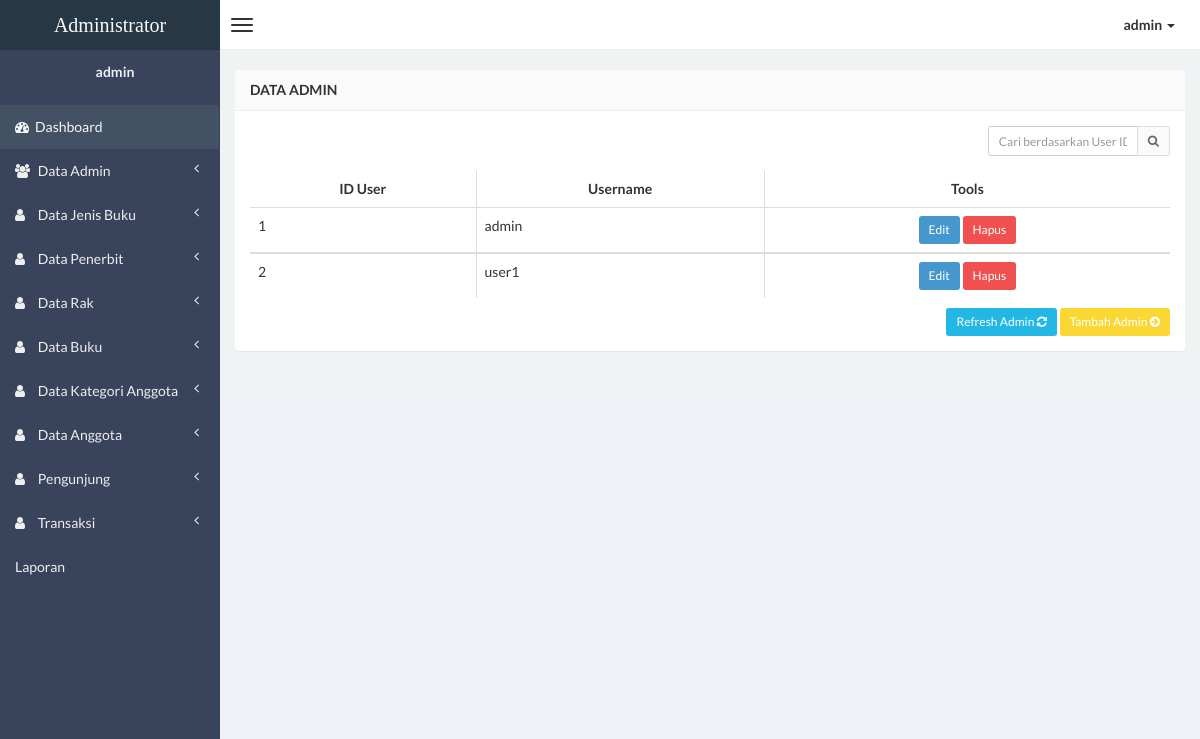
Screenshot of /admin/admin.php (signed in) with the database file from the repository.
### tables this page shows
CREATE TABLE IF NOT EXISTS `tbl_user` (
`id` int(11) NOT NULL,
  `username` varchar(20) DEFAULT NULL,
  `password` varchar(20) DEFAULT NULL,
  `status` varchar(20) DEFAULT NULL
);

### admin/admin.php (the view, shortened to what this page needs)
<?php
if (empty($_SESSION['username'])){
	header('location:../index.php');
} else {
?>
<!DOCTYPE html>
<html>
<head>
    <link href="css/bootstrap.min.css" rel="stylesheet" type="text/css" />
    <link href="css/font-awesome.min.css" rel="stylesheet" type="text/css" />
    <link href="css/ionicons.min.css" rel="stylesheet" type="text/css" />
    <link href="css/morris/morris.css" rel="stylesheet" type="text/css" />
    <link href="css/jvectormap/jquery-jvectormap-1.2.2.css" rel="stylesheet" type="text/css" />
    <link href="css/datepicker/datepicker3.css" rel="stylesheet" type="text/css" />
    <link href="css/daterangepicker/daterangepicker-bs3.css" rel="stylesheet" type="text/css" />
    <link href="css/iCheck/all.css" rel="stylesheet" type="text/css" />
    <link href="css/style.css" rel="stylesheet" type="text/css" />
      </head>
      <body class="skin-black">
        <header class="header">
            <a href="dashboard.php" class="logo">
                Administrator
            </a>
            <nav class="navbar navbar-static-top" role="navigation">
                <a href="#" class="navbar-btn sidebar-toggle" data-toggle="offcanvas" role="button">
                    <span class="icon-bar"></span>
                    <span class="icon-bar"></span>
                    <span class="icon-bar"></span>
                </a>
                <div class="navbar-right">
                    <ul class="nav navbar-nav">
                        <li class="dropdown user user-menu">
                            <a href="#" class="dropdown-toggle" data-toggle="dropdown">
                                <span><?php echo $_SESSION['username']; ?> <i class="caret"></i></span>
                            </a>
                                </li>
                            </ul>
                        </div>
                    </nav>
                </header>
<?php } ?>
                <div class="wrapper row-offcanvas row-offcanvas-left">
                    <aside class="left-side sidebar-offcanvas">
                        <section class="sidebar">
                            <div class="user-panel">
                                <div class="info">
                                    <center><p><?php echo $_SESSION['username']; ?></p></center>
                                </div>
                            </div>
                            <?php include "menu.php"; ?>
                        </section>
                    </aside>
                    <aside class="right-side">
                <section class="content">
                    <div class="row">
                        <div class="col-xs-12">
                            <div class="panel">
                                <header class="panel-heading">
                                    <b>Data Admin</b>
                                </header>
                                <div class="panel-body table-responsive">
                                    <div class="box-tools m-b-15">
                                    <form action="admin.php" method="POST">
                                        <div class="input-group">
                                        <input type='text' class="form-control input-sm pull-right" style="width: 150px;"  name='qcari' placeholder='Cari berdasarkan User ID dan Username' required />
                                            <div class="input-group-btn">
                                                <button class="btn btn-sm btn-default" type="submit"><i class="fa fa-search"></i></button>
                                            </div>
                                        </div>
                                    </form>
                                    </div>
                                    <?php
                    $query1="select * from tbl_user";
                    $tampil=mysql_query($query1) or die(mysql_error());
                    ?>
                                    <table id="example" class="table table-hover table-bordered">
                  <thead>
                      <tr>
                        <th><center>ID User </center></th>
                        <th><center>Username </center></th>
                        <th><center>Tools</center></th>
                      </tr>
                  </thead>
                     <?php while($data=mysql_fetch_array($tampil))
                    { ?>
                    <tbody>
                    <tr>
                    <td><?php echo $data['id']; ?></td>
                    <td><?php echo $data['username'];?></td>
                    <td><center><div id="thanks"><a class="btn btn-sm btn-primary" data-placement="bottom" data-toggle="tooltip" title="Edit Admin" href="admin-edit.php?hal=edit&kd=<?php echo $data['id'];?>">Edit</a>
                    <a onclick="return confirm ('Yakin hapus <?php echo $data['username'];?>.?');" class="btn btn-sm btn-danger tooltips" data-placement="bottom" data-toggle="tooltip" title="Hapus Admin" href="admin-hapus.php?hal=hapus&kd=<?php echo $data['id'];?>">Hapus</a></center></td></tr></div>
                 <?php
              }
              ?>
                <div class="text-right" style="margin-top: 10px;">
                 <a href="admin.php" class="btn btn-sm btn-info">Refresh Admin <i class="fa fa-refresh"></i></a> <a href="admin-input.php" class="btn btn-sm btn-warning">Tambah Admin <i class="fa fa-arrow-circle-right"></i></a>
                </div>
                                </div>
                            </div>
                        </div>
				<br></br>
				<br></br>
				<br></br>
				<br></br>
				<br></br>
				<br></br>
				<br></br>
				<br></br>
</body>
</html>

### rows the page displays
tbl_user: id "1", username "admin"
tbl_user: id "2", username "user1"

### other values shown
$_SESSION['username'] "admin"
